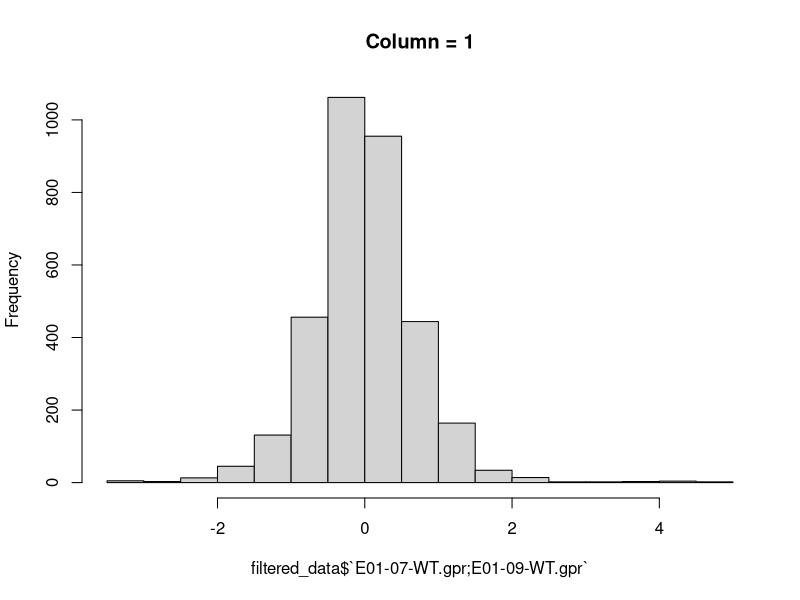
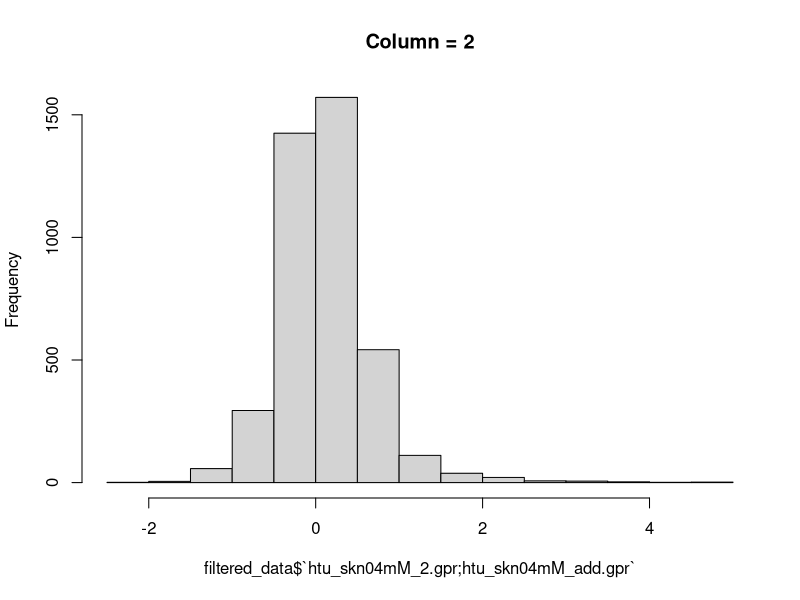
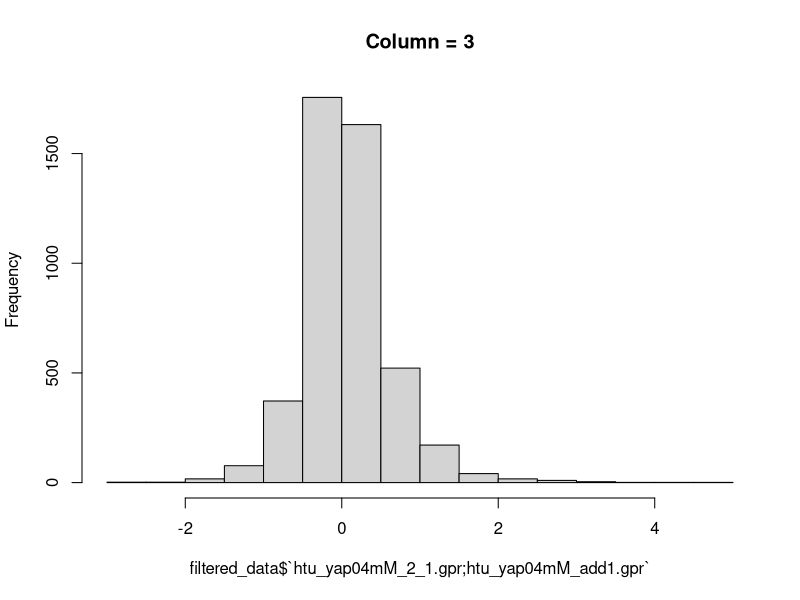
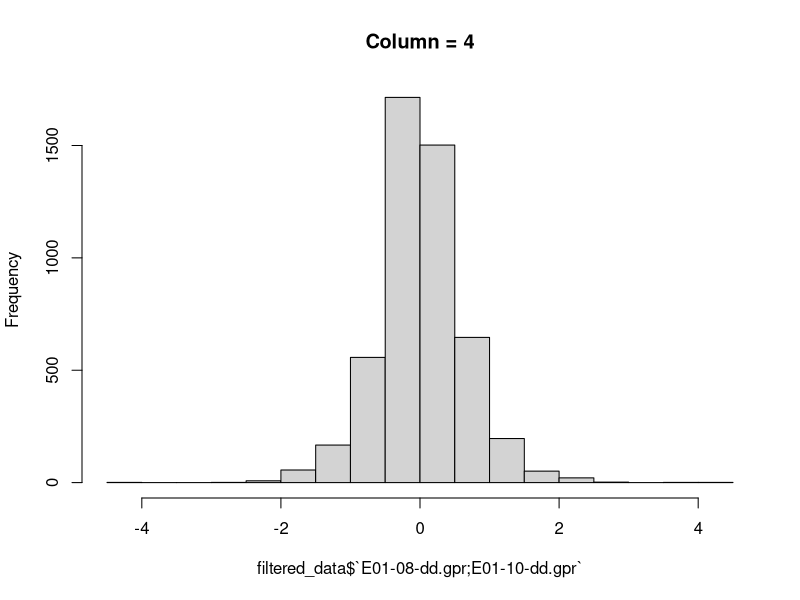

The R script that drew these images, in order:
## ---- chunk 1
knitr::opts_chunk$set(echo = TRUE)

#allow fread function and data.table structure
library(data.table)

#Reference data/output directories
data_dir <- "../data"
analysis_dir <- "../analysis"
output_dir <- "../output"


## ---- chunk 2

#Get working directory for fread functionality
setwd(data_dir)

#read in data from csv
fread("normalized_data_oxidative_stress_Candida_glabrata.txt.csv",  na.strings=getOption("datatable.na.strings","null")) -> unfiltered_data

## ---- chunk 3

#Remove header columns and rows to get raw data
unfiltered_data[-1,] -> filtered_data

#attampting to set row names but ran into issue ??? - fix
#row.names(filtered_data) <- make.names(filtered_data$`Scan REF`, unique=TRUE)

#remove column with names
filtered_data<-filtered_data[,-1]

#Remove SD and CV columns since not needed for heatmap
filtered_data <- filtered_data[,-c(2,3,5,6,8,9,11,12,14,15,17,18)]

#Remove Menadione column since not needed for figure 2a
filtered_data <- filtered_data[,-c(3,5)]

#Rearrange columns to match legend
filtered_data <- filtered_data[,c(4,3,2,1)]

#converts values checked by str() from factors to numerics for heatmap 
filtered_data[, names(filtered_data) := lapply(.SD, as.numeric)]


## ---- chunk 4

hist(filtered_data$`E01-07-WT.gpr;E01-09-WT.gpr`, main = "Column = 1")

hist(filtered_data$`htu_skn04mM_2.gpr;htu_skn04mM_add.gpr`, main = "Column = 2")

hist(filtered_data$`htu_yap04mM_2_1.gpr;htu_yap04mM_add1.gpr`, main = "Column = 3")

hist(filtered_data$`E01-08-dd.gpr;E01-10-dd.gpr`, main = "Column = 4")


